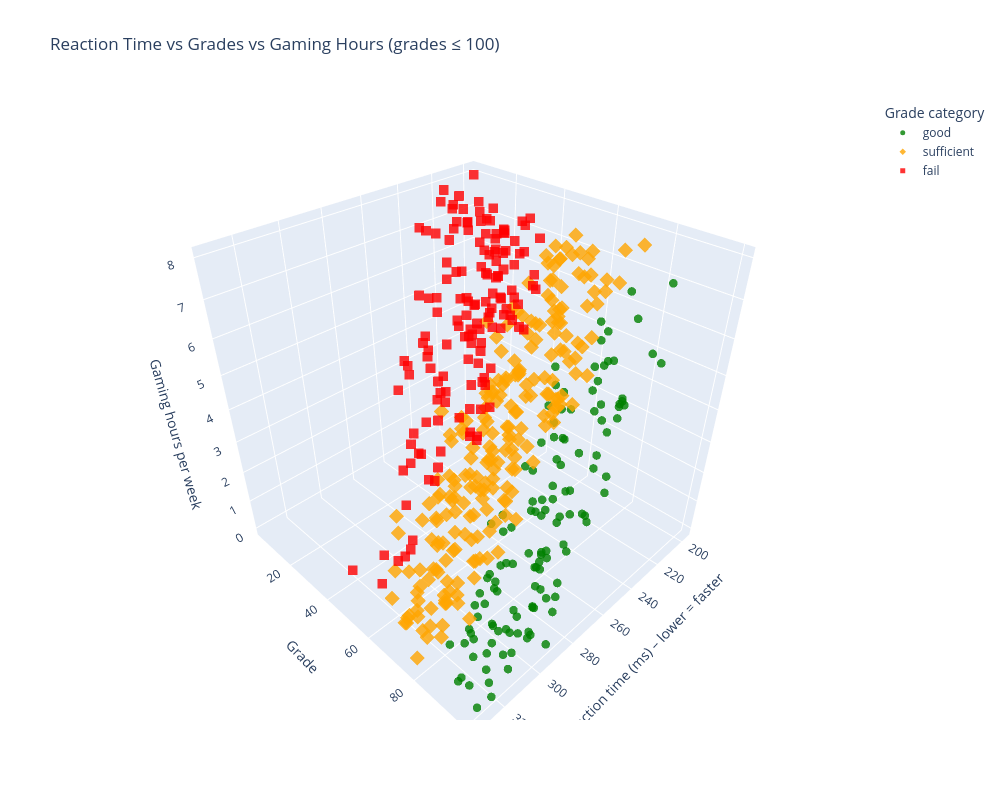

Notebook cell for this chart:
### Code cell
# 2. Create grade_category from grades
#   < 60      -> fail
#   60–79     -> sufficient
#   80+       -> good
df["grade_category"] = pd.cut(
    df["grades"],
    bins=[0, 55, 80, float("inf")],
    labels=["fail", "sufficient", "good"],
    right=False
)

# 3. Filter out unrealistic grades > 100
df_filtered = df[df["grades"] <= 100].copy()

# 4. Take a smaller sample if there are many rows (to make the plot clearer)
#    - If more than 500 rows, randomly sample 500
#    - Otherwise, use all filtered rows
if len(df_filtered) > 500:
    df_small = df_filtered.sample(n=500, random_state=0)
else:
    df_small = df_filtered.copy()

# 5. 3D scatter plot: Reaction time vs Grades vs Gaming hours
fig = px.scatter_3d(
    df_small,
    x="reaction_time_ms",
    y="grades",
    z="gaming_hours",
    color="grade_category",      # color by category
    symbol="grade_category",     # different marker symbols per category
    hover_data=[
        "gaming_hours",
        "study_hours",
        "reaction_time_ms",
        "grades",
    ],
    labels={
        "reaction_time_ms": "Reaction time (ms) ",
        "grades": "Grade ",
        "gaming_hours": "Gaming hours/week ",
        "grade_category": "Grade category ",
        "study_hours": "Study hours/week ",
    },
    color_discrete_map={
        "fail": "red",
        "sufficient": "orange",
        "good": "green",
    },
    title="Reaction Time vs Grades vs Gaming Hours (grades ≤ 100)",
    width=1000,
    height=800,
)

# Make points easier to see
fig.update_traces(marker=dict(size=5, opacity=0.8))

# Improve axis labels and legend
fig.update_layout(
    scene=dict(
        xaxis_title="Reaction time (ms) – lower = faster",
        yaxis_title="Grade",
        zaxis_title="Gaming hours per week",
    ),
    legend_title_text="Grade category"
)

fig.show()

### Figure 1 — Plotly figure (JSON) as saved in the notebook; plotly's stock layout.template omitted (floating-point values rounded to 4 significant figures; data arrays with more than 128 entries replaced by an {"elided": "..."} marker saying what was removed)
{"data": [{"customdata": [[8.84], [8.85], [9.17], [9.52], [4.56], [9.74], [5.98], [8.55], [6.33], [7.25], [7.72], [6.38], [7.07], [9.02], [7.06], [9.43], [6.99], [7.18], [8.45], [9.55], [7.36], [8.88], [9.65], [8.7], [9.76], [7.93], [8.25], [7.54], [8.71], [8.48], [7.35], [8.53], [7.42], [6.77], [6.04], [9.55], [3.54], [8.74], [8.29], [6.5], [7.12], [7.12], [9.57], [9.3], [6.07], [6.98], [6.03], [8.35], [9.29], [7.81], [9.4], [7.69], [9.1], [7.38], [9.44], [5.97], [8.3], [7.15], [7.82], [5.17], [8.5], [6.13], [8.24], [9.57], [9.03], [8.72], [7.15], [9.95], [6.94], [9.62], [8.98], [3.41], [9.14], [6.49], [5.48], [8.57], [9.81], [5.86], [5.6], [3.44], [9.0], [9.83], [8.67], [8.14], [7.82], [5.22], [9.68], [9.11], [8.15], [9.15], [9.62], [9.72], [5.07], [8.38], [9.56], [9.62], [5.58], [6.35], [5.25], [9.81], [6.33], [8.21], [8.12], [6.38], [9.47], [4.24], [7.54], [5.46], [6.86], [5.9], [9.8], [9.35], [9.15], [7.02], [6.7], [7.05], [7.17], [8.48], [9.01], [5.47], [8.35], [9.87], [7.26], [9.82], [7.19], [9.2]], "hovertemplate": "Grade category =good<br>Reaction time (ms) =%{x}<br>Grade =%{y}<br>Gaming hours/week =%{z}<br>Study hours/week =%{customdata[0]}<extra></extra>", "legendgroup": "good", "marker": {"color": "green", "opacity": 0.8, "size": 5, "symbol": "circle"}, "mode": "markers", "name": "good", "scene": "scene", "showlegend": true, "type": "scatter3d", "x": [255.5, 269.7, 248.8, 258.2, 304.4, 257.1, 262.1, 258.6, 275.4, 297.7, 263.1, 325.0, 271.8, 293.4, 290.9, 252.5, 314.3, 296.1, 280.6, 263.5, 324.1, 285.4, 256.9, 287.5, 293.8, 278.0, 291.0, 293.1, 221.1, 268.2, 266.6, 248.5, 299.8, 289.9, 310.6, 292.2, 302.1, 309.5, 322.7, 303.3, 318.2, 242.1, 285.0, 266.6, 293.7, 277.0, 314.0, 302.2, 317.1, 251.0, 278.6, 303.6, 257.7, 302.0, 329.5, 304.9, 282.1, 309.2, 244.8, 297.6, 321.8, 273.2, 280.8, 244.1, 261.5, 226.8, 324.9, 245.3, 309.2, 258.6, 253.6, 309.9, 274.4, 271.9, 310.7, 286.7, 289.8, 289.9, 296.3, 305.8, 238.0, 284.3, 331.3, 239.8, 266.6, 300.8, 241.1, 286.7, 268.8, 282.1, 285.4, 244.1, 300.0, 243.8, 267.7, 242.1, 305.9, 299.8, 290.4, 288.4, 304.2, 276.0, 263.8, 312.2, 284.8, 318.4, 297.6, 288.2, 262.2, 257.0, 247.3, 263.3, 302.7, 284.1, 312.7, 274.2, 301.7, 303.4, 231.6, 270.1, 318.6, 233.3, 268.9, 330.2, 279.6, 294.4], "y": [91.9, 97.21, 94.53, 90.97, 84.61, 86.94, 80.76, 81.9, 91.21, 97.49, 80.03, 93.44, 90.6, 94.92, 94.12, 89.98, 87.32, 80.61, 91.27, 99.33, 100.0, 85.15, 89.02, 99.31, 96.94, 87.19, 91.22, 95.3, 83.74, 81.57, 86.21, 93.6, 83.31, 95.45, 91.7, 100.0, 88.46, 100.0, 100.0, 84.67, 97.05, 87.45, 92.31, 82.77, 83.7, 96.0, 100.0, 100.0, 100.0, 94.77, 83.73, 89.52, 93.23, 100.0, 92.56, 89.36, 86.28, 82.63, 84.12, 92.23, 97.34, 82.84, 89.73, 86.58, 82.19, 94.69, 94.78, 86.08, 97.96, 99.6, 93.36, 84.6, 88.37, 90.19, 86.31, 92.02, 100.0, 84.11, 87.61, 83.59, 99.5, 87.25, 95.12, 83.54, 84.51, 85.98, 81.18, 92.52, 97.68, 96.61, 99.26, 92.41, 84.56, 83.96, 83.08, 82.1, 96.02, 99.15, 81.21, 100.0, 87.89, 99.32, 85.22, 90.98, 100.0, 80.88, 87.65, 84.12, 87.79, 80.1, 93.19, 99.38, 99.28, 91.47, 84.43, 82.96, 92.4, 100.0, 94.08, 86.62, 86.95, 86.04, 97.6, 100.0, 91.09, 100.0], "z": [4.14, 3.17, 5.52, 6.16, 1.11, 4.03, 4.37, 4.28, 2.85, 1.58, 6.24, 0.03, 5.83, 2.46, 1.69, 5.36, 0.59, 1.45, 2.19, 4.18, 0.63, 4.54, 5.81, 1.52, 2.99, 2.95, 2.56, 2.47, 6.54, 5.45, 3.98, 5.02, 3.36, 1.62, 0.58, 0.16, 0.31, 1.48, 0.03, 1.92, 1.97, 6.11, 3.67, 5.0, 2.9, 3.43, 0.51, 1.04, 1.18, 5.45, 4.12, 2.64, 5.23, 1.94, 0.38, 1.87, 3.48, 0.17, 6.57, 0.86, 0.73, 4.67, 2.06, 6.12, 5.18, 7.84, 1.14, 6.02, 0.64, 5.91, 4.79, 1.33, 3.76, 2.84, 1.1, 4.01, 1.17, 2.89, 0.0, 1.46, 6.37, 3.35, 0.83, 6.65, 2.87, 1.77, 5.7, 2.18, 4.51, 4.31, 3.07, 5.37, 0.17, 4.67, 6.02, 6.9, 1.77, 1.75, 3.13, 2.06, 1.84, 3.59, 4.56, 0.25, 2.88, 0.13, 2.33, 1.66, 3.14, 5.42, 5.35, 3.71, 0.9, 1.75, 0.64, 2.69, 0.52, 1.2, 6.25, 4.28, 0.65, 7.54, 2.97, 0.11, 1.9, 1.86]}, {"customdata": {"elided": "225x1 float values"}, "hovertemplate": "Grade category =sufficient<br>Reaction time (ms) =%{x}<br>Grade =%{y}<br>Gaming hours/week =%{z}<br>Study hours/week =%{customdata[0]}<extra></extra>", "legendgroup": "sufficient", "marker": {"color": "orange", "opacity": 0.8, "size": 5, "symbol": "diamond"}, "mode": "markers", "name": "sufficient", "scene": "scene", "showlegend": true, "type": "scatter3d", "x": {"elided": "225 float values"}, "y": {"elided": "225 float values"}, "z": {"elided": "225 float values"}}, {"customdata": {"elided": "149x1 float values"}, "hovertemplate": "Grade category =fail<br>Reaction time (ms) =%{x}<br>Grade =%{y}<br>Gaming hours/week =%{z}<br>Study hours/week =%{customdata[0]}<extra></extra>", "legendgroup": "fail", "marker": {"color": "red", "opacity": 0.8, "size": 5, "symbol": "square"}, "mode": "markers", "name": "fail", "scene": "scene", "showlegend": true, "type": "scatter3d", "x": {"elided": "149 float values"}, "y": {"elided": "149 float values"}, "z": {"elided": "149 float values"}}], "layout": {"height": 800, "legend": {"title": {"text": "Grade category"}, "tracegroupgap": 0}, "scene": {"domain": {"x": [0, 1], "y": [0, 1]}, "xaxis": {"title": {"text": "Reaction time (ms) – lower = faster"}}, "yaxis": {"title": {"text": "Grade"}}, "zaxis": {"title": {"text": "Gaming hours per week"}}}, "title": {"text": "Reaction Time vs Grades vs Gaming Hours (grades ≤ 100)"}, "width": 1000}}
